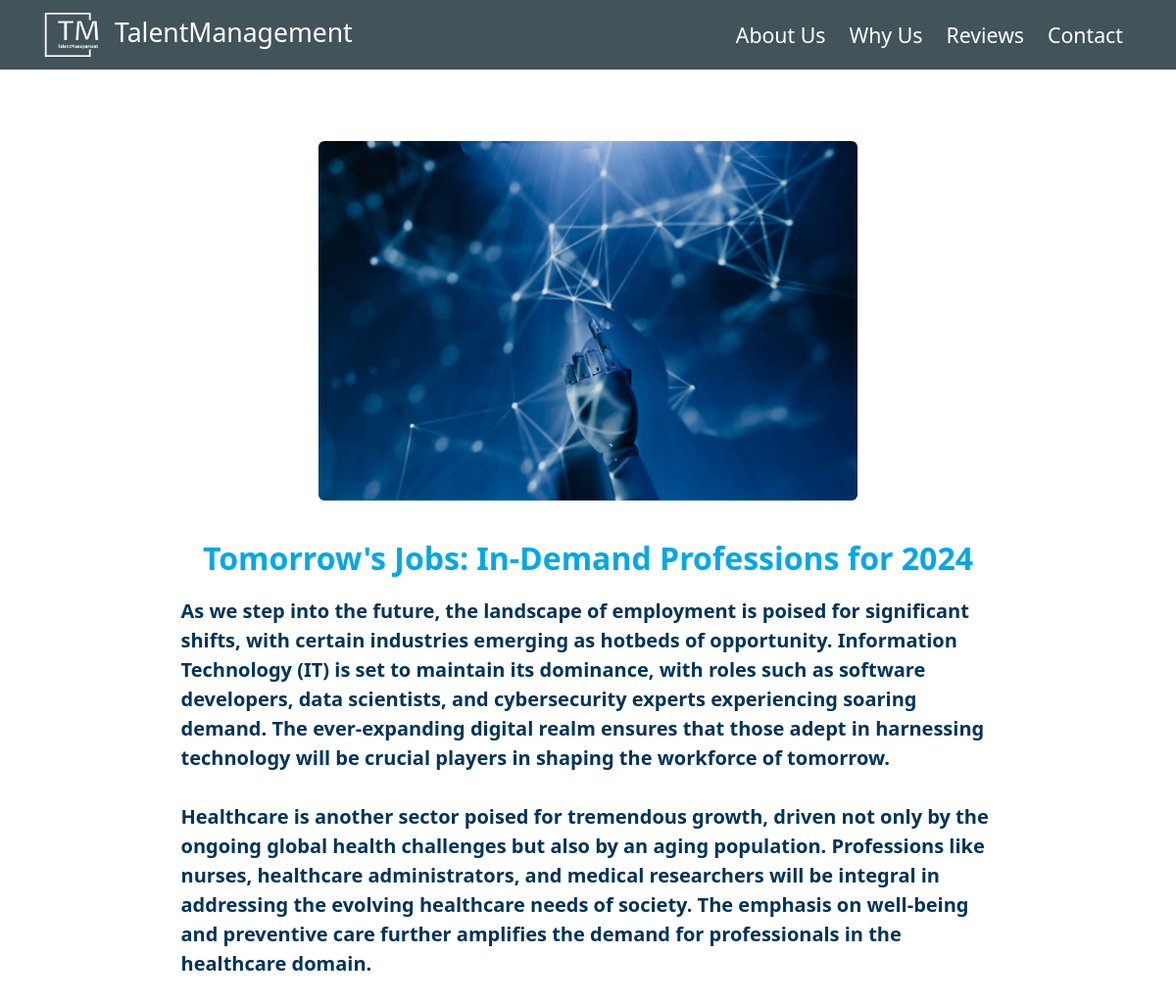
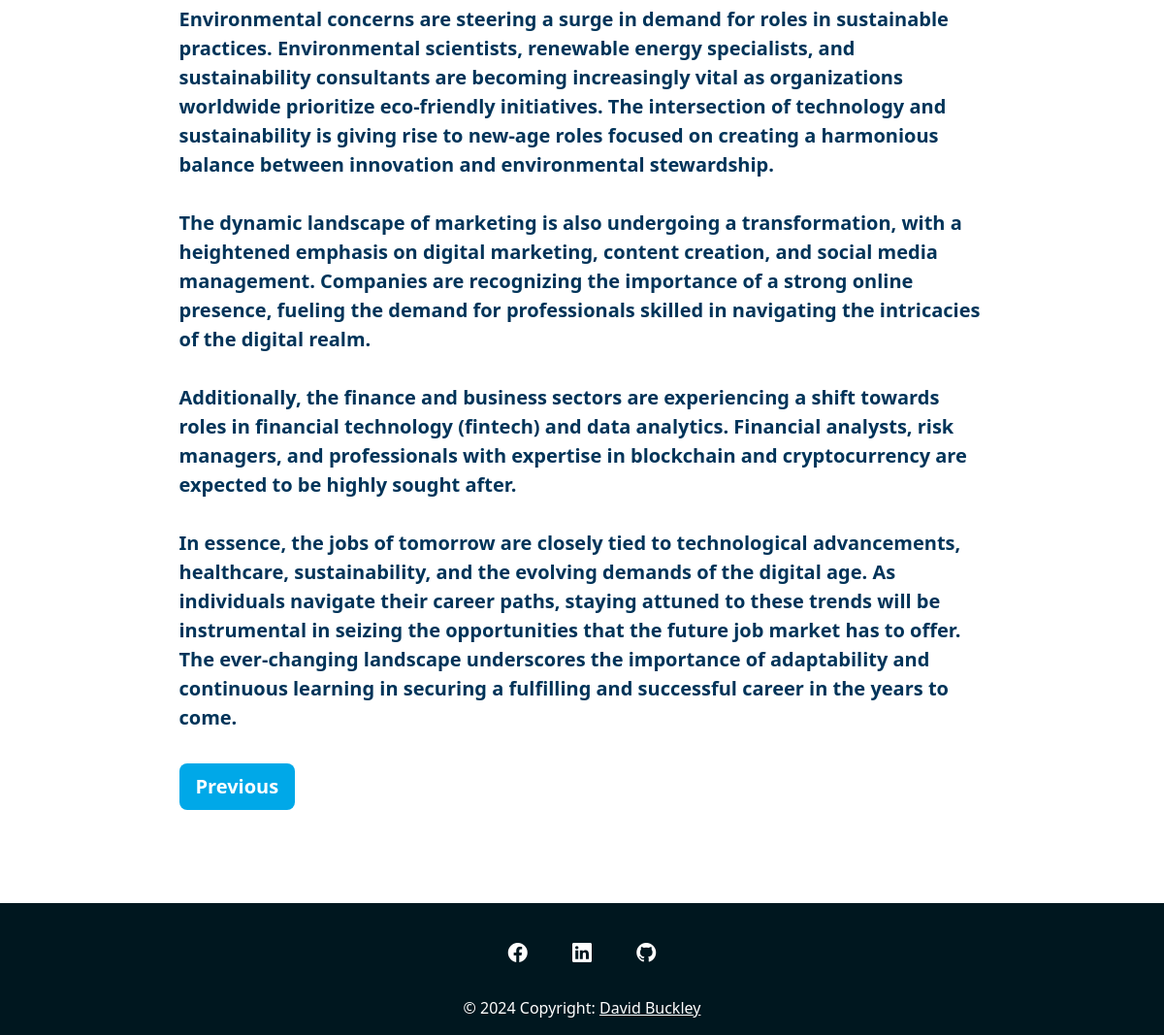
Page /article/8/ on the committed database (2 pictures, top to bottom).
### base/models.py (models this page shows, shortened)
class Article(models.Model):
    name = models.CharField(max_length=60)
    description = models.TextField(max_length=600)
    body = models.TextField()
    image = models.ImageField(default="hr-1.jpg", upload_to='uploads/articles')
    date_created = models.DateTimeField(auto_now_add=True)
    date_modified = models.DateTimeField(auto_now=True)
    class Meta:
        ordering = ['-date_created']

### base/views.py (the view)
# urls.py: path('article/<str:pk>/', views.article, name='article'),
def article(request, pk):
    article = Article.objects.get(id=pk)
    context = {'article': article}
    return render(request, 'article.html', context)

### templates/article.html
{% extends 'base.html' %}
{% block content %}
  <section class="py-5 mt-5">
    <div class="container mb-5 mt-5">
      <div class="card mb-3 text-center" style="max-width: 100%;">
        <div class="row align-items-center">
          <div class="col-md align-self-start">
            <img src="{{ article.image.url }}" style="max-height: 550px; max-width: 550px" class=" img-fluid rounded"
                 alt="...">
          </div>
        </div>
      </div>
      <div class="row align-items-center justify-content-center">
        <div class="col-md-9">
          <div class="card-body align-items-center">
            <h2 class="text-center mb-0 mb-sm-3 fw-bold text-blue mt-4">{{ article.name }}</h2>
            <p class="fw-bold text-blue-dark pt-1 lead">{{ article.body|linebreaksbr }}</p>
            <input type="button" class="botao btn btn-lg align-self-center mt-3 fw-bold text-white"
                   style="background-color: #00A8E8" onclick="history.back()"
                   value="Previous">
          </div>
        </div>
      </div>
    </div>
  </section>
{% endblock content %}

### templates/base.html (shortened to what this page needs)
{% load static %}
<!DOCTYPE html>
<html lang="en">
<head>
  <link rel="stylesheet" href="{% static 'css-bs/bootstrap.css' %}">
  <link rel="stylesheet" href="{% static 'style.css' %}">
  <link rel="stylesheet" href="https://cdn.jsdelivr.net/npm/bootstrap-icons@1.3.0/font/bootstrap-icons.css">
</head>
<body>
{% include 'navbar.html' %}
{% block content %}
{% endblock content %}
<section style="background-color: #00171F">
  <footer class="text-center texto-branco">
    <div class="container pt-4">
      <a
          data-mdb-ripple-init
          class="btn btn-link btn-floating btn-lg text-body m-1"
          href="https://www.facebook.com/david.buckley.1806/"
          role="button"
      ><i class="bi bi-facebook texto-branco"></i
      ></a>
      <a
          data-mdb-ripple-init
          class="btn btn-link btn-floating btn-lg text-body m-1"
          href="https://www.linkedin.com/in/david-buckley-75b5b1186/"
          role="button"
      ><i class="bi bi-linkedin texto-branco"></i
      ></a>
      <a
          data-mdb-ripple-init
          class="btn btn-link btn-floating btn-lg text-body m-1"
          href="https://github.com/davidbuckley96"
          role="button"
      ><i class="bi bi-github texto-branco"></i
      ></a>
    </div>
    <div class="text-center p-3 text-white">
      © 2024 Copyright:
      <a class="texto-branco" href="https://github.com/davidbuckley96">David Buckley</a>
    </div>
  </footer>
</section>
</body>
</html>

### templates/navbar.html (shortened to what this page needs)
{% load static %}
<header>
  <nav class="navbar navbar-dark navbar-expand-lg py-2 fixed-top" style="background-color: rgba(0,23,31,0.74);">
    <div class="container">
      <a href="{% url 'home' %}#" class="navbar-brand font-xlarge fw-medium texto-branco"><img
          src="{% static 'images/tm-logo.png' %}" style="height: 45px; width: 75px;" alt="">TalentManagement</a>
      <div class="collapse navbar-collapse" id="main_nav">
        <ul class="navbar-nav ms-auto">
          <li class="nav-item nav-active px-1">
            <a href="{% url 'home' %}#about" class="nav-link texto-branco fw-medium font-large nav-active">About Us</a>
          </li>
          <li class="nav-item px-1">
            <a href="{% url 'home' %}#why" class="nav-link texto-branco fw-medium font-large">Why Us</a>
          </li>
          <li class="nav-item px-1">
            <a href="{% url 'home' %}#reviews" class="nav-link texto-branco fw-medium font-large">Reviews</a>
          </li>
          <li class="nav-item px-1">
            <a href="{% url 'home' %}#contact" class="nav-link texto-branco fw-medium font-large">Contact</a>
          </li>
        </ul>
      </div>
    </div>
  </nav>
</header>

### static/style.css (style rules this page uses)
body::before { display: block; content: ''; }
.font-large { font-size: 133%; }
.font-xlarge { font-size: 166%; }
.texto-branco { color: white; }
.text-blue { color: #00A8E8; }
.text-blue-dark { color: rgb(0, 52, 89) }

### rows in the picture
Article: image (picture), name "Tomorrow's Jobs: In-Demand Professions for 2024", body "As we step into the future, the landscape of employment is poised for significant shifts, with certain industries emerging as hotbeds of opportunity. Information Technology (IT) is set to maintain its dominance, with roles such as software developers, data scientists, and cybersecurity experts experiencing soaring demand. The ever-expanding digital realm ensures that those adept in harnessing technology will be crucial players in shaping the workforce of tomorrow. Healthcare is another sector poised for tremendous growth, driven not only by the ongoing global health challenges but also by an aging population. Professions like nurses, healthcare administrators, and medical researchers will…"
